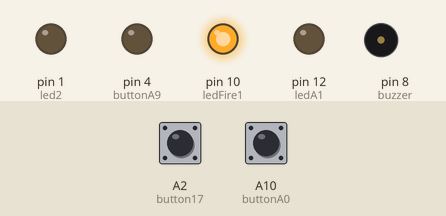
This sketch was run on a simulated Arduino Mega 2560, built with avr-gcc and run on an emulated ATmega2560. On the bench: output pins drawn as LEDs (lit = HIGH), buzzer (waves = sounding). The test bench sets the inputs (shaded band); at power-on: A2 (button17) HIGH, A10 (buttonA0) HIGH. Random numbers use the default seed unless the sketch sets one.

Above: at 3.0 s.
3.1 s: A2 (button17) pulled LOW for 0.15 s
At 3.35 s:
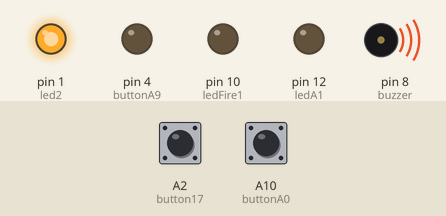
At 4.5 s:
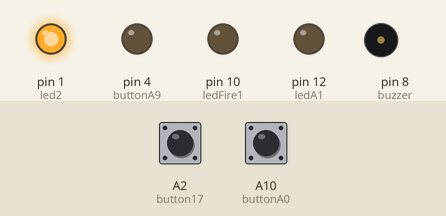
6.2 s: A10 (buttonA0) pulled LOW for 1 s
At 9.7 s:
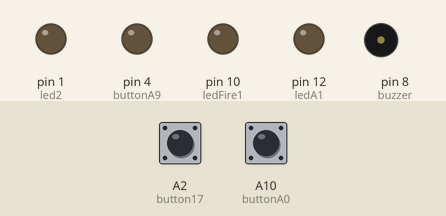
Timing chart, 0 to 12.8 s (numbered marks = the images above; inputs shaded):
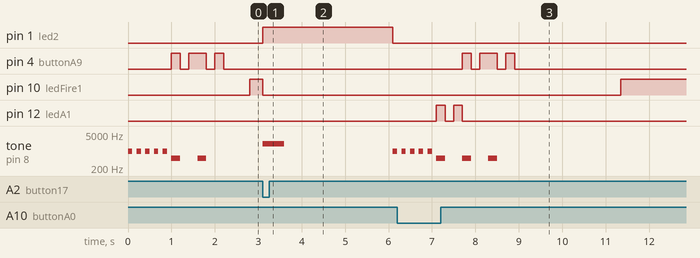

Measured:
- after the input at 3.1 s, pin 1 (led2): LOW → HIGH at once, → LOW 3.0 s later; pin 10 (ledFire1): HIGH → LOW at once; tone on pin 8 (buzzer): silent → 2000 Hz at once, → silent 0.50 s later, → 1000 Hz 2.5 s later
- after the input at 6.2 s, pin 12 (ledA1): alternates HIGH for 0.20 s and LOW for 0.20 s, 4 changes in all, then stays LOW, starting after 0.90 s
- by itself, tone on pin 8 (buzzer): plays 1000 Hz for 0.10 s, 1000 Hz for 0.10 s, 1000 Hz for 0.10 s, 1000 Hz for 0.10 s, 1000 Hz for 0.10 s, 500 Hz for 0.20 s … (7 notes in this stretch)

The sketch:

ReactionGame.ino
```cpp
// Pin definitions
const int buttonA0 = A10;  // User A0
const int button17 = A2;  // User 17
const int buttonA9 = 4;       // User A9
const int buttonA10 = 4;      // User A10

const int ledA1 = 12;  // LED for User A0
const int led2 = 1;    // LED for User 17
const int led7 = 4;    // LED for User A9
const int ledA2 = 4;  // LED for User A10

const int buzzer = 8;     // Buzzer pin
const int ledFire1 = 10;  // LED for anticipation

// Game variables
bool gameRunning = false;
bool winnerDetected = false;
bool disqualifiedA0 = false;
bool disqualified17 = false;
bool disqualifiedA9 = false;
bool disqualifiedA10 = false;

void setup() {
  pinMode(buttonA0, INPUT_PULLUP);
  pinMode(button17, INPUT_PULLUP);
  pinMode(buttonA9, INPUT_PULLUP);
  pinMode(buttonA10, INPUT_PULLUP);

  pinMode(ledA1, OUTPUT);
  pinMode(led2, OUTPUT);
  pinMode(led7, OUTPUT);
  pinMode(ledA2, OUTPUT);

  pinMode(buzzer, OUTPUT);
  pinMode(ledFire1, OUTPUT);

  // Turn off all LEDs
  digitalWrite(ledA1, LOW);
  digitalWrite(led2, LOW);
  digitalWrite(led7, LOW);
  digitalWrite(ledA2, LOW);
}

void loop() {
  if (!gameRunning) {
    startGame();
  }

  // Check for winner
  if (!winnerDetected && gameRunning) {
    checkForWinner();
  }
}

void startGame() {
  // Buzzer builds anticipation
  for (int i = 0; i < 5; i++) {
    tone(buzzer, 1000);  // Beep
    delay(100);
    noTone(buzzer);  // Silence
    delay(100);
  }

  // Random delay before anticipation LEDs fire up
  int randomDelay = random(1000, 5000);
  delayWithPrematurePressCheck(randomDelay);  // Check for premature press during delay

  // Fire up anticipation LEDs
  digitalWrite(ledFire1, HIGH);

  gameRunning = true;
  winnerDetected = false;
}

void delayWithPrematurePressCheck(int delayDuration) {
  int startTime = millis();
  while (millis() - startTime < delayDuration) {
    checkForPrematurePress();  // Check for premature presses during the delay
  }
}

void checkForPrematurePress() {
  // If any button is pressed before LEDs turn on, disqualify the player
  if (digitalRead(buttonA0) == LOW && !disqualifiedA0) {
    disqualifyPlayer(ledA1, "Player A0");
    disqualifiedA0 = true;
  } else if (digitalRead(button17) == LOW && !disqualified17) {
    disqualifyPlayer(led2, "Player 17");
    disqualified17 = true;
  } else if (digitalRead(buttonA9) == LOW && !disqualifiedA9) {
    disqualifyPlayer(led7, "Player A9");
    disqualifiedA9 = true;
  } else if (digitalRead(buttonA10) == LOW && !disqualifiedA10) {
    disqualifyPlayer(ledA2, "Player A10");
    disqualifiedA10 = true;
  }
}

void checkForWinner() {
  // If any button is pressed and the player is not disqualified, they win the game
  if (digitalRead(buttonA0) == LOW && !disqualifiedA0) {
    announceWinner(ledA1);
  } else if (digitalRead(button17) == LOW && !disqualified17) {
    announceWinner(led2);
  } else if (digitalRead(buttonA9) == LOW && !disqualifiedA9) {
    announceWinner(led7);
  } else if (digitalRead(buttonA10) == LOW && !disqualifiedA10) {
    announceWinner(ledA2);
  }
}

void disqualifyPlayer(int disqualifiedLed, const char* player) {
  // Flash the player's LED and beep to indicate disqualification
  digitalWrite(disqualifiedLed, HIGH);
  tone(buzzer, 500, 200);  // Lower tone for disqualification
  delay(200);
  digitalWrite(disqualifiedLed, LOW);
  delay(200);
  digitalWrite(disqualifiedLed, HIGH);
  delay(200);
  digitalWrite(disqualifiedLed, LOW);
}

void announceWinner(int winnerLed) {
  // Turn off anticipation LEDs
  digitalWrite(ledFire1, LOW);

  // Light up the winner's LED
  digitalWrite(winnerLed, HIGH);

  // Play winning sound
  tone(buzzer, 2000, 500);

  winnerDetected = true;
  delay(3000);  // Show winner for 3 seconds
  resetGame();
}

void resetGame() {
  // Turn off all LEDs
  digitalWrite(ledA1, LOW);
  digitalWrite(led2, LOW);
  digitalWrite(led7, LOW);
  digitalWrite(ledA2, LOW);

  // Reset game variables
  gameRunning = false;
  winnerDetected = false;
  disqualifiedA0 = false;
  disqualified17 = false;
  disqualifiedA9 = false;
  disqualifiedA10 = false;
}
```
